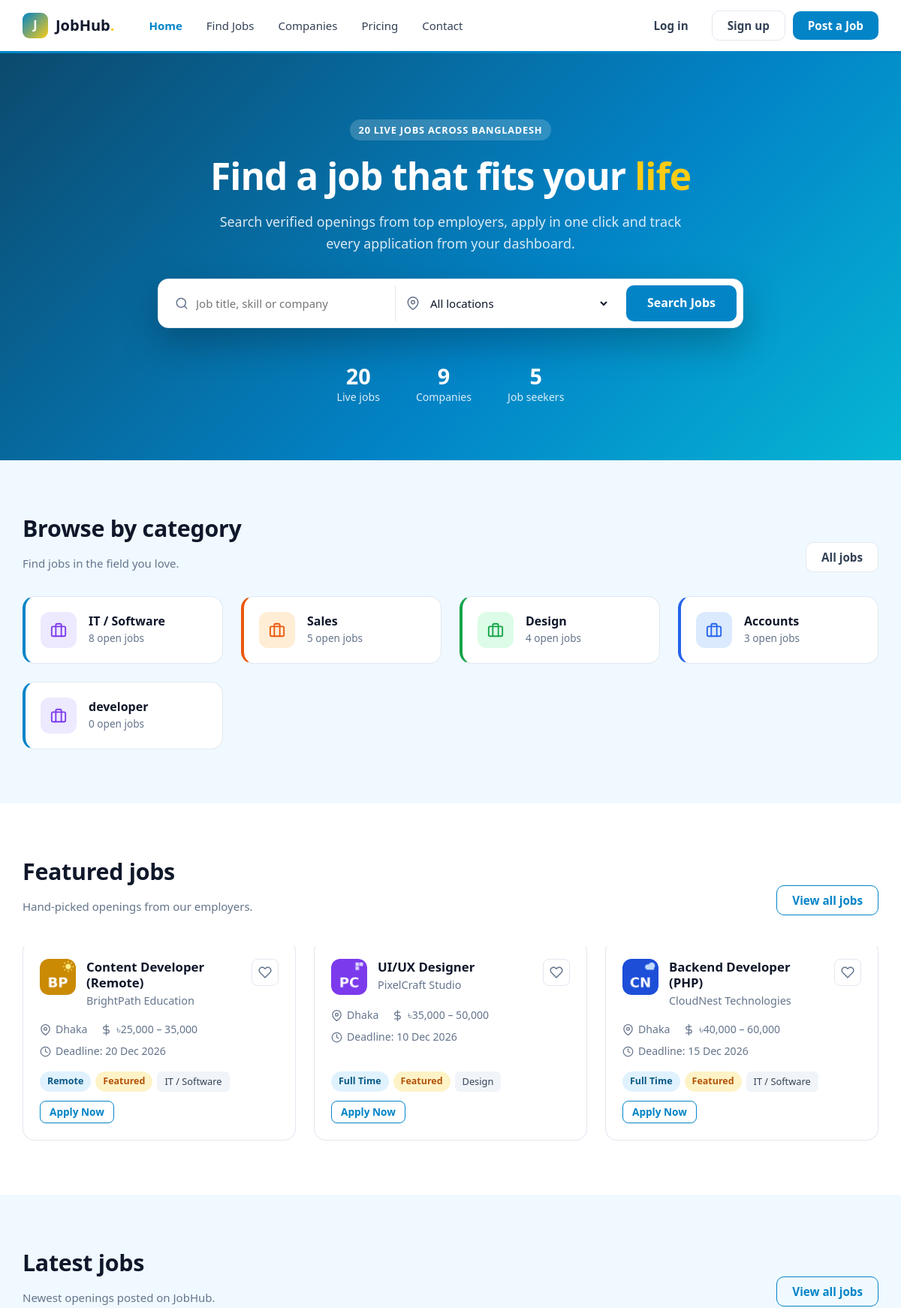
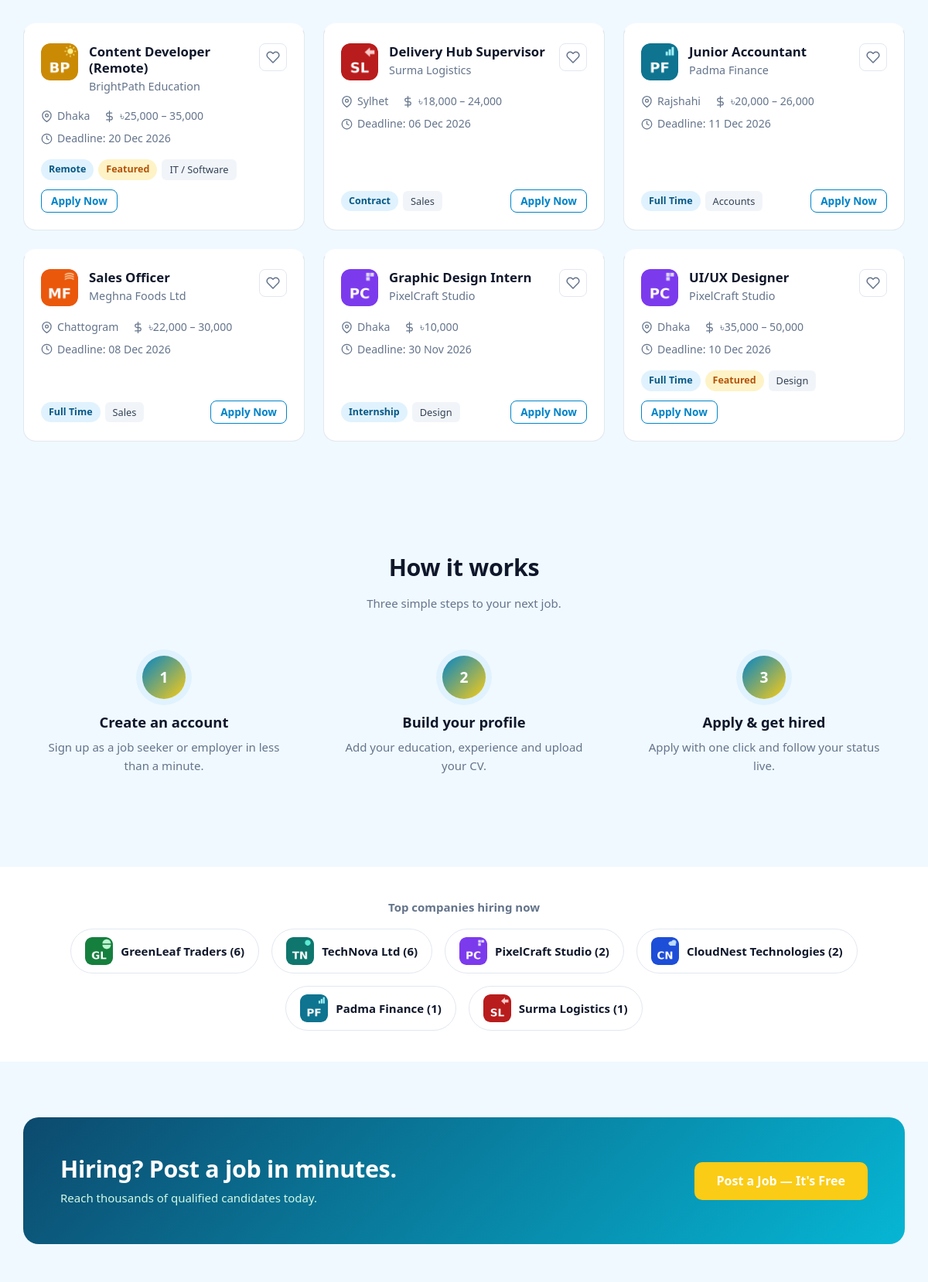
The page / (upper part) on the database its author committed (2 pictures, top to bottom).
### tables this page shows
CREATE TABLE `categories` (
  `id` int UNSIGNED NOT NULL,
  `name` varchar(100) NOT NULL,
  `slug` varchar(120) NOT NULL
);

CREATE TABLE `jobs` (
  `id` int UNSIGNED NOT NULL,
  `company_id` int UNSIGNED NOT NULL,
  `category_id` int UNSIGNED DEFAULT NULL,
  `city_id` int UNSIGNED DEFAULT NULL,
  `subscription_id` int UNSIGNED DEFAULT NULL,
  `title` varchar(150) NOT NULL,
  `slug` varchar(180) NOT NULL,
  `job_type` enum('full_time','part_time','contract','internship','remote') NOT NULL DEFAULT 'full_time',
  `salary_min` decimal(10,2) DEFAULT NULL,
  `salary_max` decimal(10,2) DEFAULT NULL,
  `description` text,
  `deadline` date NOT NULL,
  `status` enum('pending','approved','rejected','closed') NOT NULL DEFAULT 'pending',
  `is_featured` tinyint(1) NOT NULL DEFAULT '0'
);

CREATE TABLE `companies` (
  `id` int UNSIGNED NOT NULL,
  `user_id` int UNSIGNED NOT NULL,
  `city_id` int UNSIGNED DEFAULT NULL,
  `name` varchar(150) NOT NULL,
  `logo` varchar(255) DEFAULT NULL,
  `website` varchar(255) DEFAULT NULL,
  `address` text,
  `description` text
);

CREATE TABLE `cities` (
  `id` int UNSIGNED NOT NULL,
  `name` varchar(100) NOT NULL,
  `division` varchar(50) NOT NULL
);

### index.php (the view, shortened to what this page needs)
<?php
include('dbconfig.php');
$jobSql = "SELECT jobs.*, companies.name AS company_name, companies.logo,
                  cities.name AS city_name, categories.name AS category_name
           FROM jobs
           JOIN companies ON companies.id = jobs.company_id
           LEFT JOIN cities ON cities.id = jobs.city_id
           LEFT JOIN categories ON categories.id = jobs.category_id
           WHERE jobs.status = 'approved' AND jobs.deadline >= CURDATE()";
$featured = $conn->query($jobSql . " AND jobs.is_featured = 1 ORDER BY jobs.id DESC LIMIT 3");
$latest = $conn->query($jobSql . " ORDER BY jobs.id DESC LIMIT 6");
$categories = $conn->query("SELECT categories.id, categories.name, COUNT(jobs.id) AS total
                            FROM categories
                            LEFT JOIN jobs ON jobs.category_id = categories.id AND jobs.status = 'approved' AND jobs.deadline >= CURDATE()
                            GROUP BY categories.id
                            ORDER BY total DESC
                            LIMIT 8");
$companies = $conn->query("SELECT companies.id, companies.name, companies.logo, COUNT(jobs.id) AS total
                           FROM companies
                           LEFT JOIN jobs ON jobs.company_id = companies.id AND jobs.status = 'approved' AND jobs.deadline >= CURDATE()
                           GROUP BY companies.id
                           ORDER BY total DESC
                           LIMIT 6");
$totalJobs      = $conn->query("SELECT COUNT(*) AS c FROM jobs WHERE status = 'approved' AND deadline >= CURDATE()")->fetch_assoc()['c'];
$totalCompanies = $conn->query("SELECT COUNT(*) AS c FROM companies")->fetch_assoc()['c'];
$totalSeekers   = $conn->query("SELECT COUNT(*) AS c FROM seekers")->fetch_assoc()['c'];
?>
<!DOCTYPE html>
<html lang="en">
<head>
  <link rel="stylesheet" href="assets/css/style.css?v=2">
</head>
<body>
<?php include('navber.php'); ?>
<main>
<section class="hero">
  <div class="container hero-inner">
    <span class="eyebrow"><?php echo $totalJobs; ?> live jobs across Bangladesh</span>
    <h1>Find a job that fits your <span class="hl">life</span></h1>
    <p class="lead">Search verified openings from top employers, apply in one click and track every application from your dashboard.</p>
    <form class="search-bar" action="jobs.php" method="get">
      <div class="search-field"><svg class="ic" viewBox="0 0 24 24" aria-hidden="true"><circle cx="11" cy="11" r="8"/><line x1="21" y1="21" x2="16.65" y2="16.65"/></svg><input type="text" name="q" placeholder="Job title, skill or company"></div>
      <div class="search-field"><svg class="ic" viewBox="0 0 24 24" aria-hidden="true"><path d="M21 10c0 7-9 13-9 13s-9-6-9-13a9 9 0 0 1 18 0z"/><circle cx="12" cy="10" r="3"/></svg>
        <select name="city">
          <option value="">All locations</option>
        </select>
      </div>
      <button class="btn btn-primary btn-lg" type="submit">Search Jobs</button>
    </form>
    <div class="hero-stats">
      <div><strong><?php echo $totalJobs; ?></strong><span>Live jobs</span></div>
      <div><strong><?php echo $totalCompanies; ?></strong><span>Companies</span></div>
      <div><strong><?php echo $totalSeekers; ?></strong><span>Job seekers</span></div>
    </div>
  </div>
</section>
<section class="section">
  <div class="container">
    <div class="section-head">
      <div><h2>Browse by category</h2><p>Find jobs in the field you love.</p></div>
      <a href="jobs.php" class="btn btn-light">All jobs</a>
    </div>
    <div class="grid grid-4">
      <?php while ($cat = $categories->fetch_assoc()) { ?>
        <a href="jobs.php?category=<?php echo $cat['id']; ?>" class="category-card">
          <div class="category-icon"><svg class="ic" viewBox="0 0 24 24" aria-hidden="true"><rect x="2" y="7" width="20" height="14" rx="2"/><path d="M16 21V5a2 2 0 0 0-2-2h-4a2 2 0 0 0-2 2v16"/></svg></div>
          <div><h4><?php echo $cat['name']; ?></h4><span><?php echo $cat['total']; ?> open jobs</span></div>
        </a>
      <?php } ?>
    </div>
  </div>
</section>
<?php if ($featured->num_rows > 0) { ?>
<section class="section bg-white">
  <div class="container">
    <div class="section-head">
      <div><h2>Featured jobs</h2><p>Hand-picked openings from our employers.</p></div>
      <a href="jobs.php" class="btn btn-outline">View all jobs</a>
    </div>
    <div class="grid grid-3">
      <?php while ($row = $featured->fetch_assoc()) { include('job-card.php'); } ?>
    </div>
  </div>
</section>
<?php } ?>
<section class="section">
  <div class="container">
    <div class="section-head">
      <div><h2>Latest jobs</h2><p>Newest openings posted on JobHub.</p></div>
      <a href="jobs.php" class="btn btn-outline">View all jobs</a>
    </div>
    <div class="grid grid-3">
      <?php
      while ($row = $latest->fetch_assoc()) {
        include('job-card.php');
      }
      ?>
    </div>
  </div>
</section>
<section class="section">
  <div class="container">
    <div class="text-center mb-3"><h2>How it works</h2><p class="muted">Three simple steps to your next job.</p></div>
    <div class="grid grid-3">
      <div class="step"><div class="step-num">1</div><h3>Create an account</h3><p class="muted">Sign up as a job seeker or employer in less than a minute.</p></div>
      <div class="step"><div class="step-num">2</div><h3>Build your profile</h3><p class="muted">Add your education, experience and upload your CV.</p></div>
      <div class="step"><div class="step-num">3</div><h3>Apply &amp; get hired</h3><p class="muted">Apply with one click and follow your status live.</p></div>
    </div>
  </div>
</section>
<section class="section-sm bg-white">
  <div class="container">
    <p class="text-center muted fw-600 mb-2">Top companies hiring now</p>
    <div class="company-strip">
      <?php while ($co = $companies->fetch_assoc()) { ?>
        <a class="company-chip" href="companies.php?id=<?php echo $co['id']; ?>">
          <?php if ($co['logo']) { ?><img class="company-logo sm" src="uploads/logos/<?php echo $co['logo']; ?>" alt="" style="object-fit:cover"><?php } else { ?><span class="company-logo sm" style="background:#2563eb"><?php echo strtoupper(substr($co['name'], 0, 2)); ?></span><?php } ?>
          <?php echo $co['name']; ?> (<?php echo $co['total']; ?>)
        </a>
      <?php } ?>
    </div>
  </div>
</section>
<section class="section">
  <div class="container">
    <div class="cta-band">
      <div><h2>Hiring? Post a job in minutes.</h2><p>Reach thousands of qualified candidates today.</p></div>
      <a href="employer/post-job.php" class="btn btn-accent btn-lg">Post a Job — It's Free</a>
    </div>
  </div>
</section>
</main>
<?php include('footer.php'); ?>

### job-card.php (shortened to what this page needs)
<?php
$short = strtoupper(substr($row['company_name'], 0, 2));
if ($row['salary_min'] && $row['salary_max']) {
  $salary = '৳' . number_format($row['salary_min']) . ' – ' . number_format($row['salary_max']);
} else if ($row['salary_min']) {
  $salary = '৳' . number_format($row['salary_min']);
} else {
  $salary = 'Negotiable';
}
$type = ucwords(str_replace('_', ' ', $row['job_type']));
$isSaved = false;
?>
<div class="job-card" style="cursor:pointer" onclick="location.href='job-details.php?id=<?php echo $row['id']; ?>'">
  <div class="job-card-head">
    <?php if ($row['logo']) { ?>
      <img class="company-logo" src="uploads/logos/<?php echo $row['logo']; ?>" alt="">
    <?php } else { ?>
      <div class="company-logo" style="background:#0f766e"><?php echo $short; ?></div>
    <?php } ?>
    <div class="job-card-info">
      <h3><a href="job-details.php?id=<?php echo $row['id']; ?>"><?php echo $row['title']; ?></a></h3>
      <p class="muted"><?php echo $row['company_name']; ?></p>
    </div>
    <a class="icon-btn <?php if ($isSaved) echo 'saved'; ?>" href="save-job.php?id=<?php echo $row['id']; ?>" onclick="event.stopPropagation()" title="<?php echo $isSaved ? 'Remove from saved' : 'Save job'; ?>"><svg class="ic" viewBox="0 0 24 24" aria-hidden="true"><path d="M20.84 4.61a5.5 5.5 0 0 0-7.78 0L12 5.67l-1.06-1.06a5.5 5.5 0 0 0-7.78 7.78L12 21.23l8.84-8.84a5.5 5.5 0 0 0 0-7.78z"/></svg></a>
  </div>
  <div class="job-meta">
    <span><svg class="ic" viewBox="0 0 24 24" aria-hidden="true"><path d="M21 10c0 7-9 13-9 13s-9-6-9-13a9 9 0 0 1 18 0z"/><circle cx="12" cy="10" r="3"/></svg><?php echo $row['city_name'] ? $row['city_name'] : 'Bangladesh'; ?></span>
    <span><svg class="ic" viewBox="0 0 24 24" aria-hidden="true"><line x1="12" y1="1" x2="12" y2="23"/><path d="M17 5H9.5a3.5 3.5 0 0 0 0 7h5a3.5 3.5 0 0 1 0 7H6"/></svg><?php echo $salary; ?></span>
    <span><svg class="ic" viewBox="0 0 24 24" aria-hidden="true"><circle cx="12" cy="12" r="10"/><polyline points="12 6 12 12 16 14"/></svg> Deadline: <?php echo date('d M Y', strtotime($row['deadline'])); ?></span>
  </div>
  <div class="job-card-foot">
    <div class="tags">
      <span class="badge badge-primary"><?php echo $type; ?></span>
      <?php if ($row['is_featured']) { ?><span class="badge badge-warning">Featured</span><?php } ?>
      <?php if ($row['category_name']) { ?><span class="tag"><?php echo $row['category_name']; ?></span><?php } ?>
    </div>
    <a class="btn btn-sm btn-outline" href="job-details.php?id=<?php echo $row['id']; ?>">Apply Now</a>
  </div>
</div>

### rows shown on the page
categories: name "IT / Software", total "8"
categories: name "Sales", total "5"
categories: name "Design", total "4"
categories: name "Accounts", total "3"
categories: name "developer", total "0"
jobs: company.logo (picture), title "Content Developer (Remote)", company.name "BrightPath Education", city.name "Dhaka", salary "৳25,000 – 35,000", deadline "20 Dec 2026", job_type "Remote", is_featured "Featured", category.name "IT / Software"
jobs: company.logo (picture), title "UI/UX Designer", company.name "PixelCraft Studio", city.name "Dhaka", salary "৳35,000 – 50,000", deadline "10 Dec 2026", job_type "Full Time", is_featured "Featured", category.name "Design"
jobs: company.logo (picture), title "Backend Developer (PHP)", company.name "CloudNest Technologies", city.name "Dhaka", salary "৳40,000 – 60,000", deadline "15 Dec 2026", job_type "Full Time", is_featured "Featured", category.name "IT / Software"
jobs: company.logo (picture), title "Delivery Hub Supervisor", company.name "Surma Logistics", city.name "Sylhet", salary "৳18,000 – 24,000", deadline "06 Dec 2026", job_type "Contract", category.name "Sales"
jobs: company.logo (picture), title "Junior Accountant", company.name "Padma Finance", city.name "Rajshahi", salary "৳20,000 – 26,000", deadline "11 Dec 2026", job_type "Full Time", category.name "Accounts"
jobs: company.logo (picture), title "Sales Officer", company.name "Meghna Foods Ltd", city.name "Chattogram", salary "৳22,000 – 30,000", deadline "08 Dec 2026", job_type "Full Time", category.name "Sales"
jobs: company.logo (picture), title "Graphic Design Intern", company.name "PixelCraft Studio", city.name "Dhaka", salary_min "৳10,000", deadline "30 Nov 2026", job_type "Internship", category.name "Design"
companies: logo (picture), name "GreenLeaf Traders", total "6"
companies: logo (picture), name "TechNova Ltd", total "6"
companies: logo (picture), name "PixelCraft Studio", total "2"
companies: logo (picture), name "CloudNest Technologies", total "2"
companies: logo (picture), name "Padma Finance", total "1"
companies: logo (picture), name "Surma Logistics", total "1"

### other values the page prints
$totalJobs "20"
$totalCompanies "9"
$totalSeekers "5"
